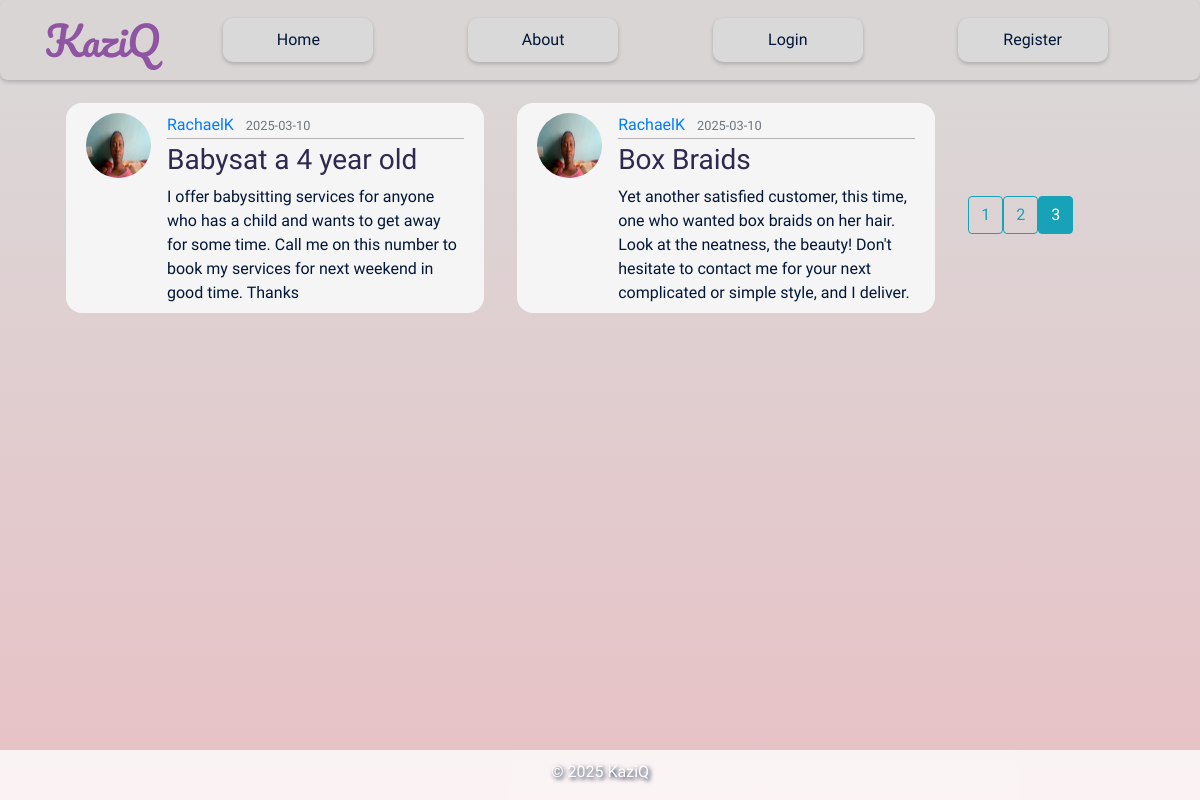
The app's page /?page=3, older data.
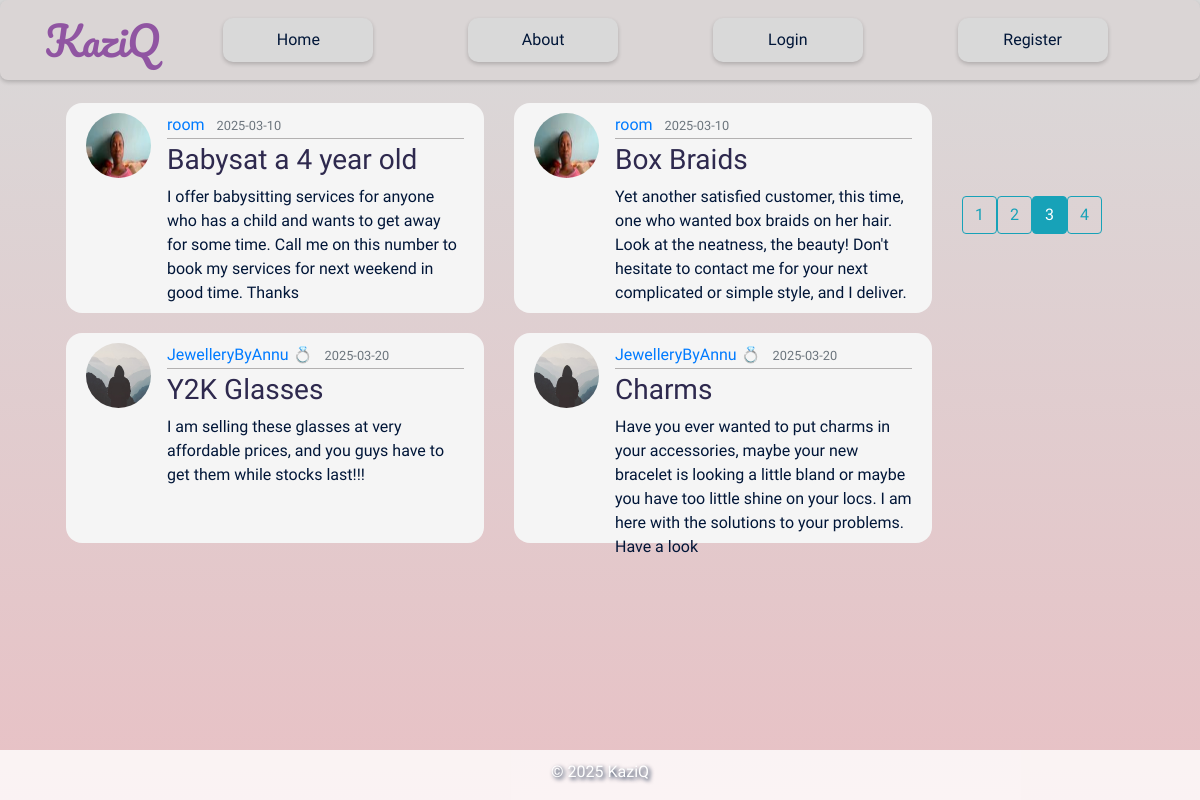
The same page, newer data.
### flaskblog/models.py (models this page shows, shortened)
class Post(db.Model):
    id = db.Column(db.Integer, primary_key=True)
    title = db.Column(db.String(100), nullable=False)
    date_posted = db.Column(db.DateTime, nullable=False, default=datetime.utcnow)
    content = db.Column(db.Text, nullable=False)
    user_id = db.Column(db.Integer, db.ForeignKey('user.id'), nullable=False)

class User(db.Model, UserMixin):
    id = db.Column(db.Integer, primary_key=True)
    username = db.Column(db.String(20), unique=True, nullable=False)
    email = db.Column(db.String(120), unique=True, nullable=False)
    image_file = db.Column(db.String(20), nullable=False, default='default.jpg')
    password = db.Column(db.String(60), nullable=False)
    posts = db.relationship('Post', backref='author', lazy=True)

### flaskblog/routes.py (the view)
@app.route('/home')
@app.route('/')
def home():
    page = request.args.get('page', 1, type=int)
    posts = Post.query.order_by(Post.date_posted.asc()).paginate(page=page, per_page=4)
    return render_template('home.html', posts=posts, title='Home')

### flaskblog/templates/home.html
{% extends 'layout.html' %}
{% block content %}
    {% for post in posts.items%}
      <article class="media content-section">
        <img class="rounded-circle article-img" src="{{ url_for('static', filename='profile_pics/' + post.author.image_file) }}">
          <div class="media-body">
            <div class="article-metadata">
              <a class="mr-2" href="{{url_for('user_posts', username=post.author.username)}}">{{ post.author.username }}</a>
              <small class="text-muted">{{ post.date_posted.strftime('%Y-%m-%d') }}</small>
            </div>
            <h3><a class="article-title" href="{{ url_for('post', post_id=post.id)}}">{{ post.title }}</a></h3>
            <p class="article-content">{{ post.content }}</p>
          </div>
      </article>
    {% endfor %}
{% endblock %}
{% block sidebar %}
    <div class="pagination">
      {% for page_num in posts.iter_pages(left_edge=1, left_current=1, right_edge=1, right_current=2) %}
        {% if page_num %}
          {% if posts.page == page_num %}
            <a class="btn btn-info mb-4" href="{{ url_for('home', page=page_num) }}">{{ page_num }}</a>
          {% else %}
            <a class="btn btn-outline-info mb-4" href="{{ url_for('home', page=page_num) }}">{{ page_num }}</a>
          {% endif %}
        {% else %}
          <span class="btn btn-outline-secondary mb-4">...</span>
        {% endif %}
      {% endfor %}
  </div>
{% endblock %}

### flaskblog/templates/layout.html (shortened to what this page needs)
<!DOCTYPE html>
<html lang="en">
<head>
    <link rel="stylesheet" href="https://cdn.jsdelivr.net/npm/bootstrap@4.3.1/dist/css/bootstrap.min.css">
    <link rel="stylesheet" type="text/css" href="{{ url_for('static', filename='main.css') }}">
</head>
<body>
    <header class="site-header">
        <nav class="navbar navbar-expand-md" id="navbar">
            <div class="container">
                <a class="navbar-brand" href="/">KaziQ</a>
                <div class="collapse navbar-collapse" id="navbarToggle">
                    <div class="navbar-nav mr-auto">
                        <a class="nav-item nav-link" href="{{url_for('home')}}">Home</a>
                        <a class="nav-item nav-link" href="{{url_for('about')}}">About</a>
                        {% if current_user.is_authenticated %}
                        <a class="nav-item nav-link" href="{{url_for('new_post')}}">New Post</a>
                        <a class="nav-item nav-link" href="{{url_for('account')}}">Account</a>
                        <a class="nav-item nav-link" href="{{url_for('logout')}}">Logout</a>
                        {% else %}
                            <a class="nav-item nav-link" href="{{url_for('login')}}">Login</a>
                            <a class="nav-item nav-link" href="{{url_for('register')}}">Register</a>
                        {% endif %}
                    </div>
                </div>
            </div>
        </nav>
    </header>
    <main role="main" class="container mt-5 pt-5">
        <div class="row">
            <div class="content-container">
                <div class="body-content">
                    <div class="actual-content">
                        {% block content %}{% endblock %}
                    </div>
                    <div class="sidebar">
                        {% block sidebar %}{% endblock %}
                    </div>
                </div>
            </div>
        </div>
    </main>
    <footer>
        <div class="footer">
            <p>&copy; 2025 KaziQ</p>
        </div>
    </footer>
</body>
</html>

### flaskblog/static/main.css (style rules this page uses)
body { background-image: linear-gradient(to bottom, #D9D9D9, #E8C1C5); background-repeat: no-repeat; background-position:center; background-attachment: fixed; font-family: "Itim", cursive; font-weight: 400; font-style: normal; color: #011638; margin:0; }
h1, h2, h3, h4, h5, h6 { color: #444444; }
.site-header .navbar-nav .nav-link { color:#011638; background-color:#D9D9D9; border-radius:10px; text-align:center; padding:10px 25px; transition: background-color 0.3s; box-shadow: 0 2px 4px 0 rgba(0,0,0,0.2); }
#navbar { background-color:#dad5d5; width: 100%; height: 80px; border-radius:8px; box-shadow: 0 2px 4px 0 rgba(0,0,0,0.2); margin:auto; margin-top: 0; }
.navbar-nav { margin:0; width:100%; display:flex; justify-content:space-around; }
.navbar-brand { font-family: "Pacifico", cursive; font-weight: 400; font-style: normal; color: #9055A2; font-size:2.5rem; }
.nav-item { font-family: "Itim", cursive; font-weight: 400; font-style: normal; color: #011638; width:150px; }
.body-content { display:flex; justify-content:center; align-items:start; flex-direction:row; padding-left:2.25em; }
.navbar, .navbar-collapse { filter: none; pointer-events: auto; z-index: 1050; }
.content-section { background: whitesmoke; padding: 10px 20px; border: none; border-radius: 1em; }
.actual-content { border: none; border-radius:1em; display: grid; gap: 20px; grid-template-columns: repeat(2, 1fr); height:100%; width:100%; margin:-73px 0 20px 0; }
.article-title { color: #2E294E; }
.article-content { white-space: pre-line; }
.article-img { height: 65px; width: 65px; margin-right: 16px; }
.article-metadata { padding-bottom: 1px; margin-bottom: 4px; border-bottom: 1px solid #b3b1b1; }
.media { width:418px; height:210px; }
footer { display:flex; justify-content:center; align-items:end; background-color: rgba(255, 255, 255, 0.8); width:100%; height: 50px; color:#ffffff; font-size:1rem; position:fixed; bottom:0; text-shadow: 2px 2px 4px #011638; }
.sidebar { width: 200px; padding: 20px; border-radius:1em; }

Row changes from the older to the newer data that the page shows:
changed through a linked row, Post "Babysat a 4 year old": author.username "RachaelK" → "room"
changed through a linked row, Post "Box Braids": author.username "RachaelK" → "room"
added Post: image_file (placeholder picture), author.username "JewelleryByAnnu 💍", date_posted "2025-03-20", title "Y2K Glasses", content "I am selling these glasses at very affordable prices, and you guys have to get them while stocks last!!!"
added Post: image_file (placeholder picture), author.username "JewelleryByAnnu 💍", date_posted "2025-03-20", title "Charms", content "Have you ever wanted to put charms in your accessories, maybe your new bracelet is looking a little bland or maybe you have too little shine on your locs. I am here with the solutions to your problems. Have a look"
Text that changed along with them:
new list line: "4"
